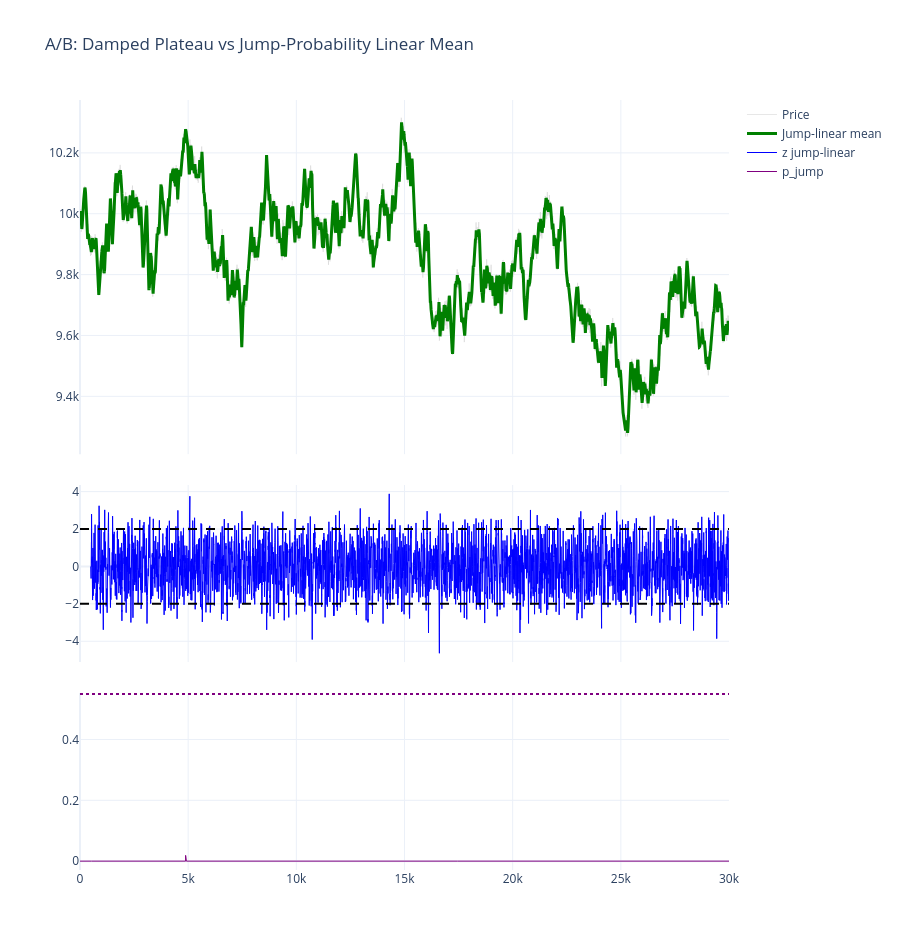

The notebook cell saved with this chart:
### Code cell
import numpy as np
import pandas as pd
from scipy.stats import linregress
import plotly.graph_objects as go
from plotly.subplots import make_subplots

# Jump-aware linear mean filter (posterior probability of new-mean regime)
def apply_jump_linear_mean_filter(
    series: pd.Series,
    slope: float,
    intercept: float,
    jump_prior: float = 0.005,
    jump_threshold: float = 0.82,
    jump_var_mult: float = 16.0,
    level_alpha: float = 0.05,
    slope_alpha: float = 0.04,
    var_alpha: float = 0.12,
    jump_confirm_ticks: int = 3,
    jump_cooldown_ticks: int = 60,
    jump_snap: float = 0.75,
):
    values = series.to_numpy(dtype=float)
    n = len(values)

    level = values[0]
    drift = float(slope)
    var = max(np.nanstd(np.diff(values[: min(300, n)])) ** 2, 1.0)

    local_mean = np.zeros(n)
    p_jump_arr = np.zeros(n)
    resid_arr = np.zeros(n)

    local_mean[0] = level
    jump_counter = 0
    cooldown = 0

    for i in range(1, n):
        x = values[i]

        # Global linear anchor (optional weak pull)
        global_target = intercept + slope * i

        # Prediction step
        pred = level + drift
        resid = x - pred

        base_var = max(var, 1e-8)
        jump_var = jump_var_mult * base_var

        # Likelihoods under: no jump vs jump
        like_no_jump = np.exp(-0.5 * resid * resid / base_var) / np.sqrt(2.0 * np.pi * base_var)
        like_jump = np.exp(-0.5 * resid * resid / jump_var) / np.sqrt(2.0 * np.pi * jump_var)

        num = jump_prior * like_jump
        den = num + (1.0 - jump_prior) * like_no_jump
        p_jump = num / den if den > 1e-16 else jump_prior

        prev_level = level

        # Jump needs confirmation and is rate-limited by cooldown.
        if p_jump >= jump_threshold and cooldown == 0:
            jump_counter += 1
        else:
            jump_counter = 0

        confirmed_jump = jump_counter >= max(1, int(jump_confirm_ticks))

        if confirmed_jump:
            # Regime jump detected: partial snap and damp drift.
            level = pred + float(jump_snap) * resid
            drift = 0.5 * drift
            cooldown = max(0, int(jump_cooldown_ticks))
            jump_counter = 0
        else:
            # Normal regime: conservative update so mean does not clone price.
            k = min(0.12, level_alpha * (1.0 - p_jump))
            level = pred + k * resid
            drift = (1.0 - slope_alpha) * drift + slope_alpha * (level - prev_level)

        # Optional weak attraction to global linear trend (kept tiny)
        level = 0.999 * level + 0.001 * global_target

        post_resid = x - level
        var = (1.0 - var_alpha) * var + var_alpha * (post_resid * post_resid)
        var = max(var, 1e-8)

        if cooldown > 0:
            cooldown -= 1

        local_mean[i] = level
        p_jump_arr[i] = p_jump
        resid_arr[i] = post_resid

    out = pd.DataFrame(index=series.index)
    out["local_mean_jump"] = local_mean
    out["p_jump"] = p_jump_arr
    out["err_jump"] = resid_arr
    return out


# --- A/B on same product as your plateau filter ---
df_j = df_total[df_total["product"] == "SNACKPACK_CHOCOLATE"].copy().sort_values(["day", "timestamp"])
df_j["global_tick"] = np.arange(len(df_j))
df_j["mid_price"] = df_j["mid_price"].replace(0, np.nan).ffill().bfill()

# Keep slope choice explicit for experiments
slope_j, intercept_j, _, _, _ = linregress(df_j["global_tick"], df_j["mid_price"])
slope_j = 0.0

jump_out = apply_jump_linear_mean_filter(
    df_j["mid_price"],
    slope=slope_j,
    intercept=intercept_j,
    jump_prior=0.000001,
    jump_threshold=0.82,
    jump_var_mult=16.0,
    level_alpha=0.05,
    slope_alpha=0.04,
    var_alpha=0.12,
    jump_confirm_ticks=400,
    jump_cooldown_ticks=60,
    jump_snap=0.75,
)

df_j = df_j.join(jump_out)
df_j["rolling_std_jump"] = df_j["err_jump"].rolling(500).std().clip(lower=1.0)
df_j["z_jump"] = df_j["err_jump"] / df_j["rolling_std_jump"]

# If the previous cell created plateau columns, compare directly.
has_plateau = "local_mean" in df_j.columns and "z_score" in df_j.columns

fig = make_subplots(
    rows=3,
    cols=1,
    shared_xaxes=True,
    vertical_spacing=0.04,
    row_heights=[0.5, 0.25, 0.25],
)

# Row 1: price + means
fig.add_trace(
    go.Scatter(
        x=df_j["global_tick"],
        y=df_j["mid_price"],
        line=dict(color="lightgray", width=1),
        opacity=0.55,
        name="Price",
    ),
    row=1,
    col=1,
)
if has_plateau:
    fig.add_trace(
        go.Scatter(x=df_j["global_tick"], y=df_j["local_mean"], line=dict(color="red", width=2), name="Plateau mean"),
        row=1,
        col=1,
    )
fig.add_trace(
    go.Scatter(
        x=df_j["global_tick"],
        y=df_j["local_mean_jump"],
        line=dict(color="green", width=3),
        name="Jump-linear mean",
    ),
    row=1,
    col=1,
)

# Row 2: z-scores
if has_plateau:
    fig.add_trace(
        go.Scatter(x=df_j["global_tick"], y=df_j["z_score"], line=dict(color="red", width=1), name="z plateau"),
        row=2,
        col=1,
    )
fig.add_trace(
    go.Scatter(x=df_j["global_tick"], y=df_j["z_jump"], line=dict(color="blue", width=1), name="z jump-linear"),
    row=2,
    col=1,
)
fig.add_hline(y=2.0, line_dash="dash", line_color="black", row=2, col=1)
fig.add_hline(y=-2.0, line_dash="dash", line_color="black", row=2, col=1)

# Row 3: posterior jump probability
fig.add_trace(
    go.Scatter(x=df_j["global_tick"], y=df_j["p_jump"], line=dict(color="purple", width=1), name="p_jump"),
    row=3,
    col=1,
)
fig.add_hline(y=0.55, line_dash="dot", line_color="purple", row=3, col=1)

fig.update_layout(
    height=950,
    template="plotly_white",
    title="A/B: Damped Plateau vs Jump-Probability Linear Mean",
)
fig.show()

print("Quick diagnostics")
print("z_jump mean abs:", float(np.nanmean(np.abs(df_j["z_jump"]))))
print("jump events (p_jump > 0.82):", int((df_j["p_jump"] > 0.82).sum()))
print("jump event rate:", float((df_j["p_jump"] > 0.82).mean()))
print("mean abs(price - mean):", float(np.nanmean(np.abs(df_j["mid_price"] - df_j["local_mean_jump"]))))
print("corr(price, mean):", float(df_j[["mid_price", "local_mean_jump"]].corr().iloc[0, 1]))

### Figure 1 — Plotly figure (JSON) as saved in the notebook; plotly's stock layout.template omitted (floating-point values rounded to 4 significant figures; data arrays with more than 128 entries replaced by an {"elided": "..."} marker saying what was removed)
{"data": [{"line": {"color": "lightgray", "width": 1}, "name": "Price", "opacity": 0.55, "type": "scatter", "x": {"elided": "30000 int values"}, "xaxis": "x", "y": {"elided": "30000 float values"}, "yaxis": "y"}, {"line": {"color": "green", "width": 3}, "name": "Jump-linear mean", "type": "scatter", "x": {"elided": "30000 int values"}, "xaxis": "x", "y": {"elided": "30000 float values"}, "yaxis": "y"}, {"line": {"color": "blue", "width": 1}, "name": "z jump-linear", "type": "scatter", "x": {"elided": "30000 int values"}, "xaxis": "x2", "y": {"elided": "30000 float values"}, "yaxis": "y2"}, {"line": {"color": "purple", "width": 1}, "name": "p_jump", "type": "scatter", "x": {"elided": "30000 int values"}, "xaxis": "x3", "y": {"elided": "30000 float values"}, "yaxis": "y3"}], "layout": {"height": 950, "shapes": [{"line": {"color": "black", "dash": "dash"}, "type": "line", "x0": 0, "x1": 1, "xref": "x2 domain", "y0": 2, "y1": 2, "yref": "y2"}, {"line": {"color": "black", "dash": "dash"}, "type": "line", "x0": 0, "x1": 1, "xref": "x2 domain", "y0": -2, "y1": -2, "yref": "y2"}, {"line": {"color": "purple", "dash": "dot"}, "type": "line", "x0": 0, "x1": 1, "xref": "x3 domain", "y0": 0.55, "y1": 0.55, "yref": "y3"}], "title": {"text": "A/B: Damped Plateau vs Jump-Probability Linear Mean"}, "xaxis": {"anchor": "y", "domain": [0, 1], "matches": "x3", "showticklabels": false}, "xaxis2": {"anchor": "y2", "domain": [0, 1], "matches": "x3", "showticklabels": false}, "xaxis3": {"anchor": "y3", "domain": [0, 1]}, "yaxis": {"anchor": "x", "domain": [0.54, 1]}, "yaxis2": {"anchor": "x2", "domain": [0.27, 0.5]}, "yaxis3": {"anchor": "x3", "domain": [0, 0.23]}}}
